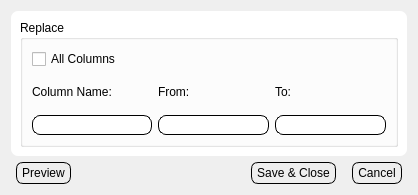
<?xml version="1.0" encoding="UTF-8"?>
<ui version="4.0">
 <class>Dialog</class>
 <widget class="QDialog" name="Dialog">
  <property name="geometry">
   <rect>
    <x>0</x>
    <y>0</y>
    <width>418</width>
    <height>195</height>
   </rect>
  </property>
  <property name="windowTitle">
   <string>Dialog</string>
  </property>
  <property name="styleSheet">
   <string notr="true">.QLabel{
	background: None;
	padding: 0px;
	margin: 0px;
}
.QComboBox {
    border: 1px solid gray;
    border-radius: 7px;
    padding: 2px;
	padding-left: 15px;
	background: #EEEEEE;
}
.QFrame, .QWidget{
	border-radius: 7;
	background: white;
}	



.QLineEdit{
	padding: 1px;
	border-style: solid;
	border: 1px solid black;
	border-radius: 8px;
	margin: 0px;
}

.QPushButton {
	color: black;
	background: #EEEEEE;
	border-width: 1px;
	border-color: black;
	border-style: solid;
	border-radius: 7;
	margin-top: 0px;
	margin-left: 5px;
	margin-right:5px;	
	padding-left: 5px;
	padding-right: 5px;
	padding-top: 3px;
	padding-bottom: 3px;
}


</string>
  </property>
  <layout class="QVBoxLayout" name="verticalLayout_2">
   <item>
    <layout class="QVBoxLayout" name="verticalLayout">
     <item>
      <widget class="QFrame" name="frame">
       <property name="frameShape">
        <enum>QFrame::StyledPanel</enum>
       </property>
       <property name="frameShadow">
        <enum>QFrame::Raised</enum>
       </property>
       <layout class="QHBoxLayout" name="horizontalLayout_4">
        <item>
         <widget class="QGroupBox" name="groupBox">
          <property name="title">
           <string>Replace</string>
          </property>
          <layout class="QHBoxLayout" name="horizontalLayout_6">
           <item>
            <layout class="QGridLayout" name="gridLayout">
             <property name="verticalSpacing">
              <number>3</number>
             </property>
             <item row="0" column="0">
              <widget class="QCheckBox" name="ckAllcolumns">
               <property name="text">
                <string>All Columns</string>
               </property>
              </widget>
             </item>
             <item row="1" column="0">
              <layout class="QHBoxLayout" name="horizontalLayout_5">
               <item>
                <widget class="QLabel" name="label_2">
                 <property name="text">
                  <string>Column Name:</string>
                 </property>
                </widget>
               </item>
               <item>
                <spacer name="horizontalSpacer_3">
                 <property name="orientation">
                  <enum>Qt::Horizontal</enum>
                 </property>
                 <property name="sizeHint" stdset="0">
                  <size>
                   <width>40</width>
                   <height>20</height>
                  </size>
                 </property>
                </spacer>
               </item>
              </layout>
             </item>
             <item row="1" column="1">
              <layout class="QHBoxLayout" name="horizontalLayout">
               <item>
                <widget class="QLabel" name="label">
                 <property name="text">
                  <string>From:</string>
                 </property>
                </widget>
               </item>
               <item>
                <spacer name="horizontalSpacer">
                 <property name="orientation">
                  <enum>Qt::Horizontal</enum>
                 </property>
                 <property name="sizeHint" stdset="0">
                  <size>
                   <width>40</width>
                   <height>20</height>
                  </size>
                 </property>
                </spacer>
               </item>
              </layout>
             </item>
             <item row="1" column="2">
              <layout class="QHBoxLayout" name="horizontalLayout_3">
               <item>
                <widget class="QLabel" name="label_3">
                 <property name="text">
                  <string>To:</string>
                 </property>
                </widget>
               </item>
               <item>
                <spacer name="horizontalSpacer_2">
                 <property name="orientation">
                  <enum>Qt::Horizontal</enum>
                 </property>
                 <property name="sizeHint" stdset="0">
                  <size>
                   <width>40</width>
                   <height>20</height>
                  </size>
                 </property>
                </spacer>
               </item>
              </layout>
             </item>
             <item row="2" column="0">
              <widget class="QLineEdit" name="lnedColumnname"/>
             </item>
             <item row="2" column="1">
              <widget class="QLineEdit" name="lnedFrom"/>
             </item>
             <item row="2" column="2">
              <widget class="QLineEdit" name="lnedTo"/>
             </item>
            </layout>
           </item>
          </layout>
         </widget>
        </item>
       </layout>
      </widget>
     </item>
     <item>
      <layout class="QHBoxLayout" name="horizontalLayout_2">
       <item>
        <widget class="QPushButton" name="btnPreview">
         <property name="focusPolicy">
          <enum>Qt::ClickFocus</enum>
         </property>
         <property name="text">
          <string>Preview</string>
         </property>
        </widget>
       </item>
       <item>
        <spacer name="horizontalSpacer_6">
         <property name="orientation">
          <enum>Qt::Horizontal</enum>
         </property>
         <property name="sizeHint" stdset="0">
          <size>
           <width>40</width>
           <height>20</height>
          </size>
         </property>
        </spacer>
       </item>
       <item>
        <widget class="QPushButton" name="btnSaveClose">
         <property name="focusPolicy">
          <enum>Qt::ClickFocus</enum>
         </property>
         <property name="text">
          <string>Save &amp;&amp; Close</string>
         </property>
        </widget>
       </item>
       <item>
        <widget class="QPushButton" name="btnCancel">
         <property name="focusPolicy">
          <enum>Qt::ClickFocus</enum>
         </property>
         <property name="text">
          <string>Cancel</string>
         </property>
        </widget>
       </item>
      </layout>
     </item>
    </layout>
   </item>
  </layout>
 </widget>
 <resources/>
 <connections/>
</ui>
